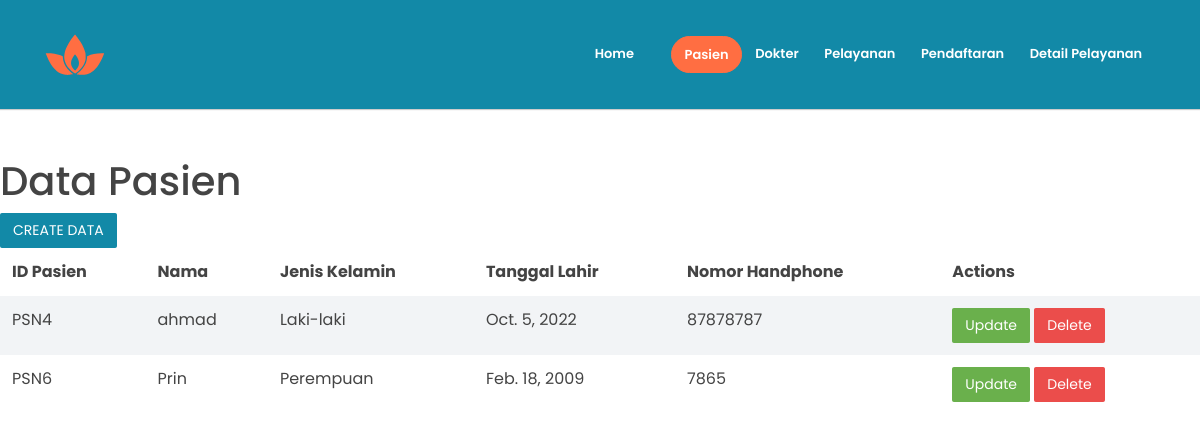
Page /pasien on the committed database.
### app/models.py (models this page shows, shortened)
class pasien(models.Model):
    idpasien = models.AutoField(primary_key=True)
    namapasien = models.CharField(max_length=50)
    jeniskelaminpasien = models.CharField(max_length=15)
    tanggallahir = models.DateField()
    nohppasien = models.IntegerField()

### app/views.py (the view)
# urls.py: path('pasien', views.pasien, name='pasien'),
def pasien(request) :
    allpasienobj = models.pasien.objects.all()
    filterpasienobj = models.pasien.objects.filter(jeniskelaminpasien = 'Laki-Laki')
    return render(request, 'pasienx.html',{
        'allpasienobj' : allpasienobj,
        'filterpasienobj' : filterpasienobj
    })

### app/templates/pasienx.html (shortened to what this page needs)
{%load static%}
<!DOCTYPE html>
<html lang="en">
<head>
    <link rel="stylesheet" href="{%static 'assets/vendors/themify-icons/css/themify-icons.css'%}">
	<link rel="stylesheet" href="{%static 'assets/css/leadmark.css'%}">
</head>
<body data-spy="scroll" data-target=".navbar" data-offset="40" id="home">
    <nav class="navbar navbar-expand-sm navbar-dark bg-info shadow mb-3">
        <div class="container">
            <a class="navbar-brand" href="#">
                <img src="assets/imgs/logo.svg" alt="">
            </a>
            <div class="collapse navbar-collapse" id="navbarSupportedContent">
                <ul class="navbar-nav ml-auto">
                    <li class="nav-item">
                        <a class="nav-link text-white" href="{% url 'home' %}" >Home</a>
                    </li>
                    <li class="nav-item">
                        <a href="{% url 'pasienx' %}" class="ml-4 nav-link btn btn-primary btn-sm rounded text-white">Pasien</a>
                    </li>
                    <li class="nav-item">
                        <a class="nav-link text-white" href="{% url 'dokterx' %}">Dokter</a>
                    </li>
                    <li class="nav-item">
                        <a class="nav-link text-white" href="{% url 'pelayananx' %}">Pelayanan</a>
                    </li>
                    <li class="nav-item">
                        <a class="nav-link text-white" href="{% url 'pendaftaranx' %}">Pendaftaran</a>
                    </li>
                    <li class="nav-item">
                        <a class="nav-link text-white" href="{% url 'detailpelayananx' %}">Detail Pelayanan</a>
                    </li>
                </ul>
            </div>
        </div>
    </nav>
    <h1 class="section-secondary-title mt-5">Data Pasien</h1>
      <table class="table table-striped">
         <thead>
            <tr>
                <th>ID Pasien</th>
                <th>Nama</th>
                <th>Jenis Kelamin</th>
                <th>Tanggal Lahir</th>
                <th>Nomor Handphone</th>
                <th>Actions</th>
            </tr>
         </thead>
         <tbody>
        {% for item in allpasienobj%}
        <tr>
            <td>PSN{{ item.idpasien }}</item></td>
            <td>{{ item.namapasien }}</item></td>
            <td>{{ item.jeniskelaminpasien }}</item></td>
            <td>{{ item.tanggallahir }}</item></td>
            <td>{{ item.nohppasien }}</item></td>
            <td>
                <a href="{% url 'updatepasien' item.idpasien %}">
                    <button class="btn btn-success">Update</button>
                </a>
                <a href="{% url 'deletepasien' item.idpasien %}">
                    <button class="btn btn-danger">Delete</button>
            </td>
        </tr>
        {% endfor %}
        <a href="{% url 'createdatapasienx' %}">
            <button class="btn btn-info">CREATE DATA</button>
        </a>
         </tbody>
      </table>
</body>

### rows in the picture
pasien: idpasien "4", namapasien "ahmad", jeniskelaminpasien "Laki-laki", tanggallahir "Oct. 5, 2022", nohppasien "87878787"
pasien: idpasien "6", namapasien "Prin", jeniskelaminpasien "Perempuan", tanggallahir "Feb. 18, 2009", nohppasien "7865"
